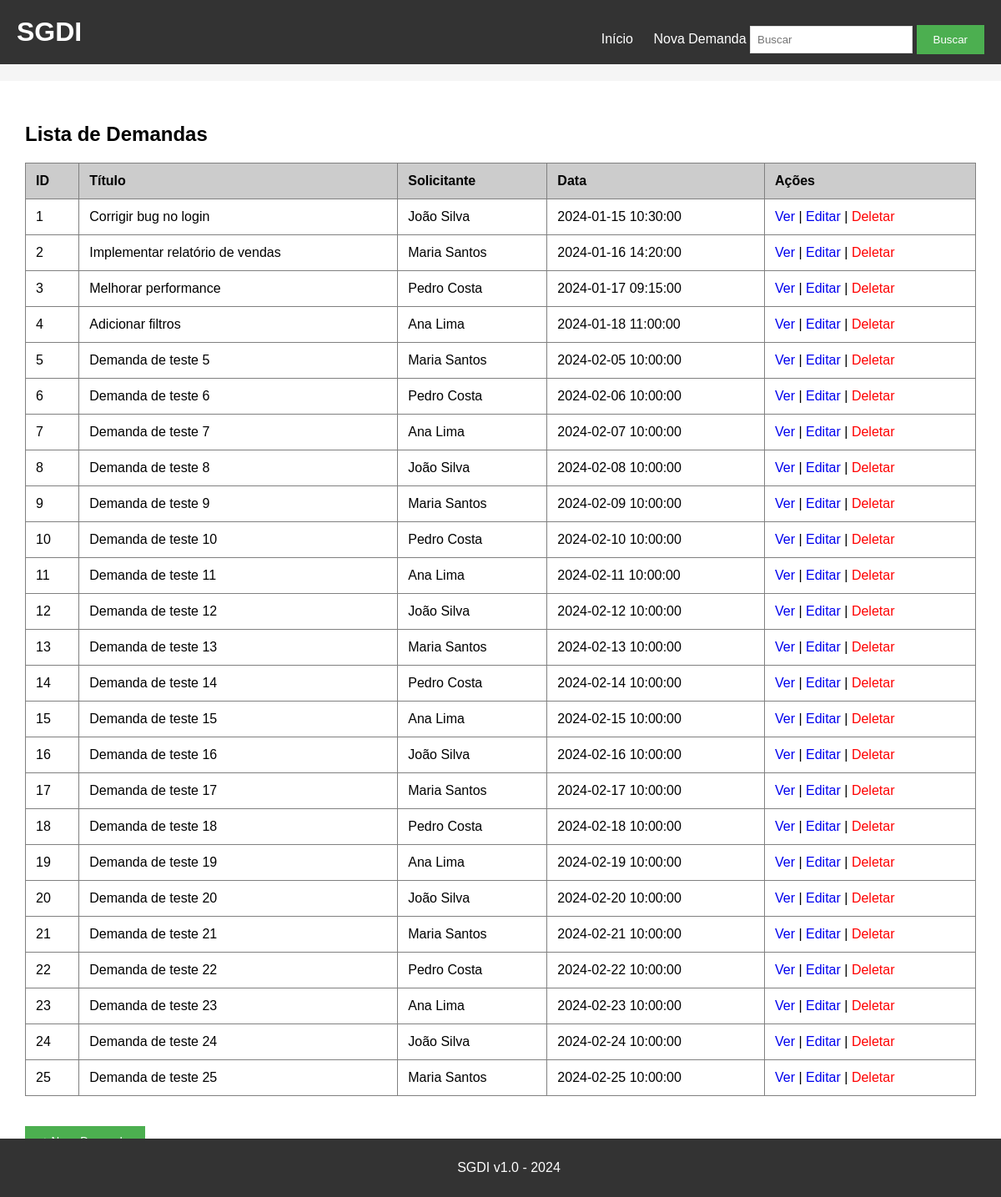
The page / on the database its author committed.
### tables this page shows
CREATE TABLE demandas (
    id INTEGER PRIMARY KEY AUTOINCREMENT,
    titulo TEXT NOT NULL,
    descricao TEXT,
    solicitante TEXT,
    data_criacao TEXT
);

### app.py (the view)
@app.route('/')
def index():
    conn = sqlite3.connect('demandas.db')
    cursor = conn.cursor()
    demandas = cursor.execute('SELECT * FROM demandas').fetchall()
    conn.close()
    return render_template('index.html', demandas=demandas)

### templates/index.html
{% extends "base.html" %}
{% block content %}
<h2>Lista de Demandas</h2>
<table border="1" cellpadding="10" cellspacing="0" width="100%">
    <thead>
        <tr bgcolor="#cccccc">
            <th>ID</th>
            <th>Título</th>
            <th>Solicitante</th>
            <th>Data</th>
            <th>Ações</th>
        </tr>
    </thead>
    <tbody>
        {% for demanda in demandas %}
        <tr>
            <td>{{ demanda[0] }}</td>
            <td>{{ demanda[1] }}</td>
            <td>{{ demanda[3] }}</td>
            <td>{{ demanda[4] }}</td>
            <td>
                <a href="/detalhes/{{ demanda[0] }}">Ver</a>
                |
                <a href="/editar/{{ demanda[0] }}">Editar</a>
                |
                <a href="/deletar/{{ demanda[0] }}" style="color:red;">Deletar</a>
            </td>
        </tr>
        {% endfor %}
    </tbody>
</table>
<br><br>
<a href="/nova_demanda"><button>+ Nova Demanda</button></a>
{% endblock %}

### static/style.css (style rules this page uses)
body { font-family: Arial, sans-serif; background-color: #f5f5f5; padding: 0; margin: 0; }
button { background-color: #4CAF50; color: white; padding: 10px 20px; border: none; cursor: pointer; }
table { border-collapse: collapse; }
th { text-align: left; padding: 12px; }
td { padding: 12px; }
table a { text-decoration: none; }

### templates/base.html (style rules this page uses)
body { margin: 0; }

### rows shown on the page
demandas: id "1", titulo "Corrigir bug no login", solicitante "João Silva", data_criacao "2024-01-15 10:30:00"
demandas: id "2", titulo "Implementar relatório de vendas", solicitante "Maria Santos", data_criacao "2024-01-16 14:20:00"
demandas: id "3", titulo "Melhorar performance", solicitante "Pedro Costa", data_criacao "2024-01-17 09:15:00"
demandas: id "4", titulo "Adicionar filtros", solicitante "Ana Lima", data_criacao "2024-01-18 11:00:00"
demandas: id "5", titulo "Demanda de teste 5", solicitante "Maria Santos", data_criacao "2024-02-05 10:00:00"
demandas: id "6", titulo "Demanda de teste 6", solicitante "Pedro Costa", data_criacao "2024-02-06 10:00:00"
demandas: id "7", titulo "Demanda de teste 7", solicitante "Ana Lima", data_criacao "2024-02-07 10:00:00"
demandas: id "8", titulo "Demanda de teste 8", solicitante "João Silva", data_criacao "2024-02-08 10:00:00"
demandas: id "9", titulo "Demanda de teste 9", solicitante "Maria Santos", data_criacao "2024-02-09 10:00:00"
demandas: id "10", titulo "Demanda de teste 10", solicitante "Pedro Costa", data_criacao "2024-02-10 10:00:00"
demandas: id "11", titulo "Demanda de teste 11", solicitante "Ana Lima", data_criacao "2024-02-11 10:00:00"
demandas: id "12", titulo "Demanda de teste 12", solicitante "João Silva", data_criacao "2024-02-12 10:00:00"
demandas: id "13", titulo "Demanda de teste 13", solicitante "Maria Santos", data_criacao "2024-02-13 10:00:00"
demandas: id "14", titulo "Demanda de teste 14", solicitante "Pedro Costa", data_criacao "2024-02-14 10:00:00"
demandas: id "15", titulo "Demanda de teste 15", solicitante "Ana Lima", data_criacao "2024-02-15 10:00:00"
demandas: id "16", titulo "Demanda de teste 16", solicitante "João Silva", data_criacao "2024-02-16 10:00:00"
demandas: id "17", titulo "Demanda de teste 17", solicitante "Maria Santos", data_criacao "2024-02-17 10:00:00"
demandas: id "18", titulo "Demanda de teste 18", solicitante "Pedro Costa", data_criacao "2024-02-18 10:00:00"
demandas: id "19", titulo "Demanda de teste 19", solicitante "Ana Lima", data_criacao "2024-02-19 10:00:00"
demandas: id "20", titulo "Demanda de teste 20", solicitante "João Silva", data_criacao "2024-02-20 10:00:00"
demandas: id "21", titulo "Demanda de teste 21", solicitante "Maria Santos", data_criacao "2024-02-21 10:00:00"
demandas: id "22", titulo "Demanda de teste 22", solicitante "Pedro Costa", data_criacao "2024-02-22 10:00:00"
demandas: id "23", titulo "Demanda de teste 23", solicitante "Ana Lima", data_criacao "2024-02-23 10:00:00"
demandas: id "24", titulo "Demanda de teste 24", solicitante "João Silva", data_criacao "2024-02-24 10:00:00"
demandas: id "25", titulo "Demanda de teste 25", solicitante "Maria Santos", data_criacao "2024-02-25 10:00:00"
